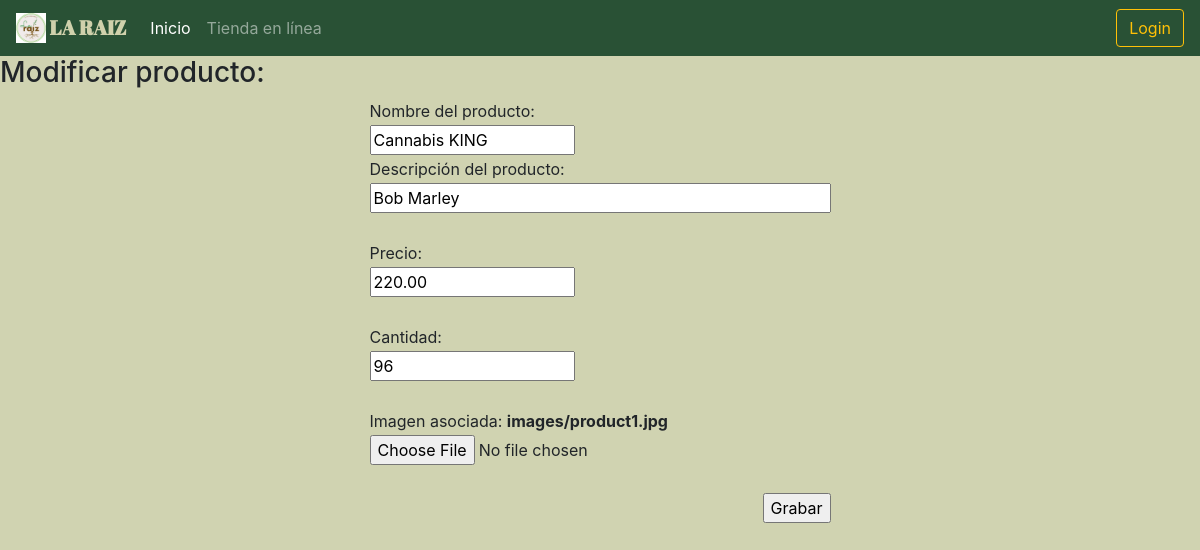
Screenshot of /edicion_productos.php?id=1 with the database file from the repository.
### tables this page shows
CREATE TABLE `productos` (
  `id_producto` int(11) NOT NULL,
  `nombre` varchar(20) NOT NULL,
  `descripcion` varchar(100) NOT NULL DEFAULT '',
  `precio` decimal(11,2) NOT NULL DEFAULT 0.00,
  `cantidad` int(11) DEFAULT 0,
  `imagen` varchar(100) NOT NULL DEFAULT ''
);

### functions/administrar_productos.php (called while the page is built, shortened)
<?php
include_once("acceder_base_datos.php");
function recuperarInfoProducto($cid_producto){
 $pconexion = abrirConexion();
 $cquery = "SELECT nombre, descripcion, precio, cantidad, imagen FROM productos";
 $cquery .= " WHERE id_producto = $cid_producto";
 $adatos = extraerRegistro($pconexion, $cquery);
 return $adatos;
}
?>

### functions/acceder_base_datos.php (called while the page is built, shortened)
<?php
function extraerRegistro($pconector, $cquery)
{
  $aregistro = array();
  $lresult = mysqli_query($pconector, $cquery);
  if (!$lresult) {
    $cerror = "No fue posible recuperar la informaci&oacute;n de la base de datos.<br>";
    $cerror .= "SQL: $cquery <br>";
    $cerror .= "Descripci&oacute;n: " . mysqli_connect_error($pconector);
    die($cerror);
  } else {
    if (mysqli_num_rows($lresult) > 0) {
      $aregistro = mysqli_fetch_array($lresult);
    }
  }
  reset($aregistro);
  return $aregistro;
}

### edicion_productos.php (the view, shortened to what this page needs)
<?php
include_once("./functions/acceder_base_datos.php");
include_once("./functions/administrar_productos.php");
include_once("./functions/editar.php");
include_once("./functions/administrar_productos.php");
$id_producto = isset($_GET["id"]) ? $_GET["id"] : null;
$adatos = recuperarInfoProducto($id_producto);
?>
<!DOCTYPE html>
<html lang="es">
<head>
  <link rel="stylesheet" href="https://cdn.jsdelivr.net/npm/bootstrap@4.1.3/dist/css/bootstrap.min.css">
  <link href="styles/style1.css" rel="stylesheet">
</head>
<body>
  <header id="header">
    <nav class="navbar navbar-expand-lg navbar-dark verde">
      <a class="navbar-brand" href="#" id=cabezera>
        <img src="images/laraiz-logo.png" width="30" height="30" class="d-inline-block align-top" alt="">
        LA RAIZ</a>
      <div class="collapse navbar-collapse" id="navbarNavAltMarkup">
        <div class="navbar-nav">
          <a class="nav-item nav-link active" href="index.php">Inicio <span class="sr-only">(current)</span></a>
          <a class="nav-item nav-link" href="tienda.php">Tienda en línea</a>
        </div>
      </div>
      <div class="ml-2">
        <?php if (isset($_SESSION['rol_usuario'])) : ?>
          <a class="btn btn-dark" role="button" href="./functions/cerrarSesion.php">Cerrar sesión</a>
        <?php else : ?>
          <a href="login.php" class="btn btn-outline-warning" role="button" aria-pressed="true">Login</a>
        <?php endif; ?>
      </div>
    </nav>
  </header>
<h3 >Modificar producto:</h3>
   <form name="frm_editar" method="post" enctype="multipart/form-data" action="functions/editar.php">
  <table align="center">
    <tr>
      <td>Nombre del producto:&nbsp;</b></td>
    </tr>
    <tr>
            <td><input type="text" name="txt_nombre" id="txt_nombre" size="15" value="<?php echo $adatos["nombre"]; ?>"></td>
         </tr>
         <tr>
      <td>Descripci&oacute;n del producto:</td>
    </tr>
        <tr>
            <td><input type="text" name="txt_descripcion" id="txt_descripcion" size="40" value="<?php echo $adatos["descripcion"]; ?>"></td>
         </tr>
         <tr>
            <td>&nbsp;</td>
         </tr>
    <tr>
      <td>Precio:</td>
    </tr>
    <tr>
            <td><input type="text" name="txt_precio" id="txt_precio" size="15" value="<?php echo $adatos["precio"]; ?>"></td>
         </tr>
         <tr>
            <td>&nbsp;</td>
    </tr>
    <tr>
      <td>Cantidad:</td>
    </tr>
    <tr>
            <td><input type="text" name="txt_cantidad" id="txt_cantidad" size="15" value="<?php echo $adatos["cantidad"]; ?>"></td>
    </tr>
    <tr>
      <td align="right">&nbsp;</td>
    </tr>
    <tr>
        <tr>
            <td>Imagen asociada:&nbsp;<b><?php echo $adatos["imagen"]; ?></b></td>
         </tr>
         <tr>
            <td><input type="file" name="fl_imagen" accept="images/*"></td>
         </tr>
         <tr>
            <td>&nbsp;</td>
    </tr>
    <tr>
            <td align="right"><input type="submit" name="btn_grabar" id="btn_grabar" value="Grabar"></td>
    </tr>
  </table>
</form>
</body>
</html>

### styles/style1.css (style rules this page uses)
#cabezera { font-family: 'Abril Fatface', sans-serif; color: #D0D1AC; font-weight: bold; }
.verde { background-color: #295135; }
body { background: #D0D3B1; }

### rows the page displays
productos: txt_nombre "Cannabis KING", txt_descripcion "Bob Marley", txt_precio "220.00", txt_cantidad "96", imagen "images/product1.jpg"
